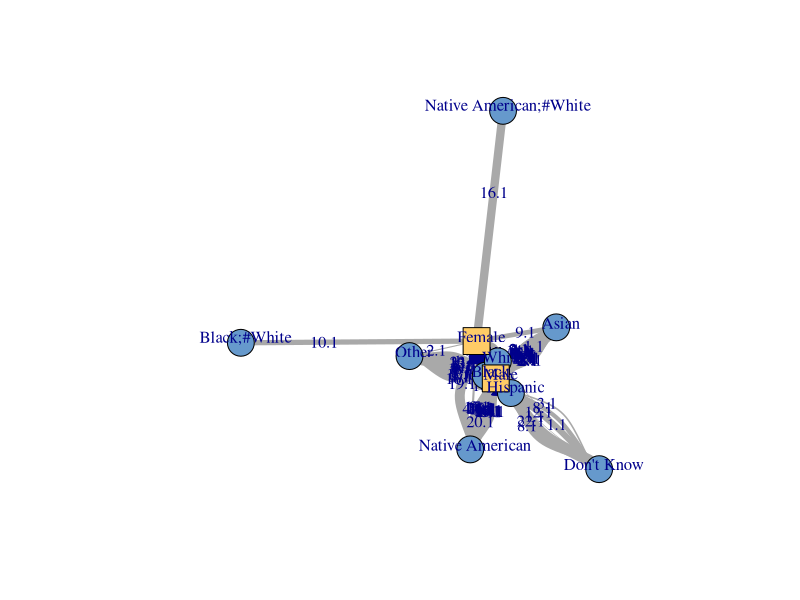

Recreate this plot in R.
library(igraph)
library(tidyverse)

# Import data
edge_data <- read.csv("data.csv")
edge_data$weight <- edge_data$weight + 0.1

graph <- graph_from_data_frame(edge_data, directed = TRUE)

# Set vertex attributes
V(graph)$type <- ifelse(V(graph)$name %in% c("Male", "Female"), "Gender", "Race")
V(graph)$label <- V(graph)$name

# Set edge attributes
E(graph)$label <- E(graph)$weight
E(graph)$arrow.mode <- 0
E(graph)$width <- E(graph)$weight/2

V(graph)$color <- ifelse(V(graph)$type == "Gender", "#FFCC66", "#6699CC")

# Set vertex shapes
V(graph)$shape <- ifelse(V(graph)$type == "Gender", "rectangle", "circle")

# Set layout
layout <- layout_with_fr(graph)

# Plot the graph
plot(graph, layout = layout, vertex.label.dist = 0.5)
